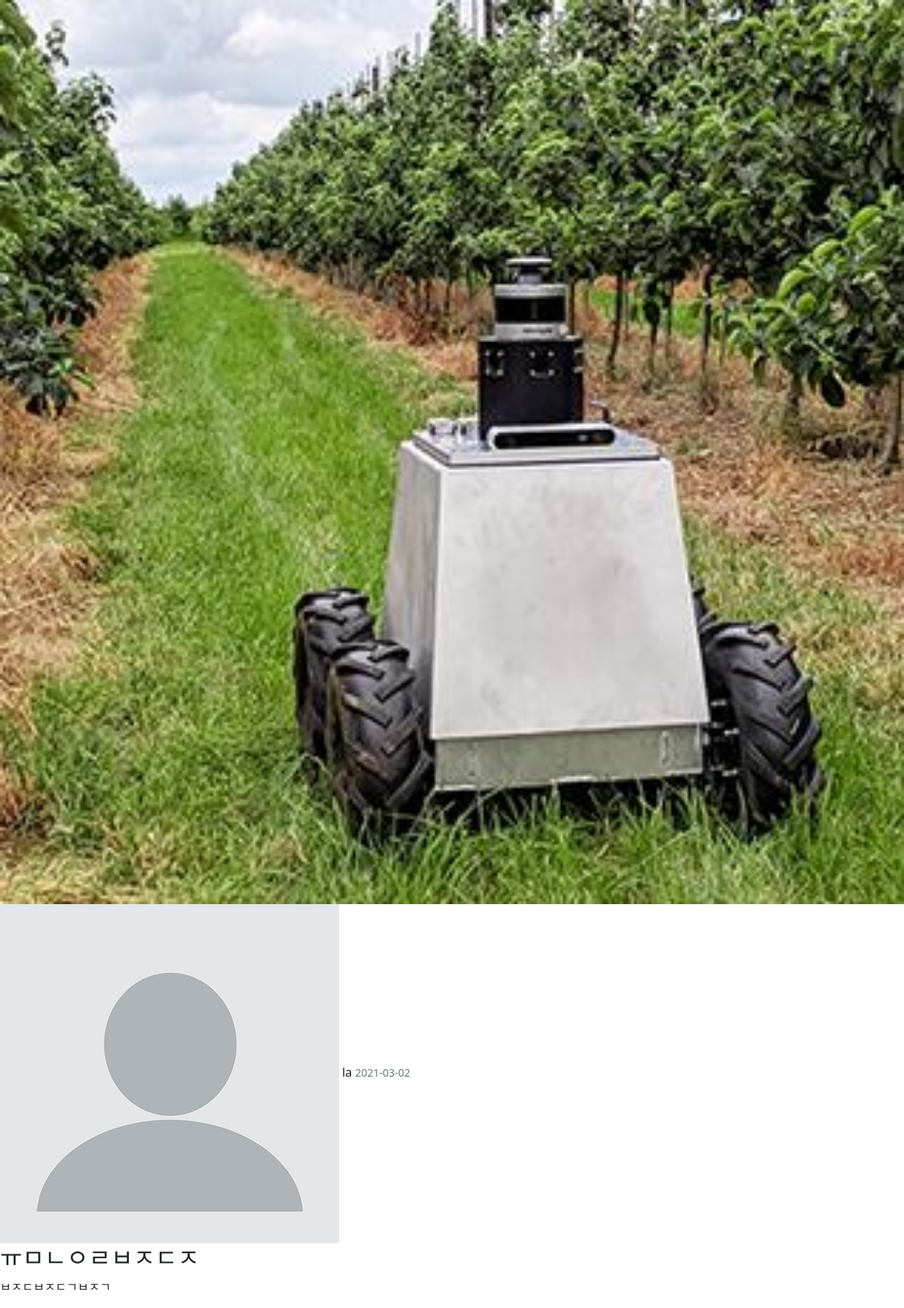
Screenshot of /post/2 with the database file from the repository.
### kozha/models.py (models this page shows, shortened)
class Post(db.Model):
    id = db.Column(db.Integer, primary_key=True)
    title = db.Column(db.String(100), nullable=False)
    date_posted = db.Column(db.DateTime, nullable=False, default=datetime.utcnow())
    content = db.Column(db.Text, nullable=False)
    style = db.Column(db.String(30), nullable=False, default='베이직')
    tags = db.relationship('Hashtag', secondary=tags, backref=db.backref('tagging', lazy='dynamic'))
    content_img = db.Column(db.String(20), nullable=False, default='dummy_post.jpg')
    user_id = db.Column(db.Integer, db.ForeignKey('user.id'), nullable=False)

class User(db.Model, UserMixin):
    id = db.Column(db.Integer, primary_key=True)
    username = db.Column(db.String(20), unique=True, nullable=False)
    email = db.Column(db.String(120), unique=True, nullable=False)
    image_file = db.Column(db.String(20), nullable = False, default='dummy.jpg')
    password = db.Column(db.String(60), nullable=False)
    style = db.Column(db.String(30), nullable=False, default='베이직')
    posts = db.relationship('Post', backref='author', lazy=True)
    profile = db.Column(db.Text(), default='User Profile')

### kozha/routes.py (the view)
@app.route("/post/<int:post_id>")
def post(post_id):
    post = Post.query.get_or_404(post_id) # 존재하지않으면 404에러 반환
    return render_template('post.html',title='post.title', post=post)

### kozha/templates/post.html (shortened to what this page needs)
<!DOCTYPE html>
<html lang="en">
<head>
    <link href="https://cdn.jsdelivr.net/npm/bootstrap@5.0.0-beta1/dist/css/bootstrap.min.css" rel="stylesheet"
>
    <link rel="stylesheet" href="{{ url_for('static',filename='css/login_upload.css') }}" />
</head>
<body>
    <article class="media content-section">
        <div class="media-body">
            <div class="article-metadata">
                <img class="box-image" src="{{ url_for('static', filename='update_pics/'+ post.content_img) }}">
                <img class="" src="{{ url_for('static', filename='profile_pics/'+ post.author.image_file) }}">
                <a class="mr-2" href="#">{{ post.author.username }}</a>
                <small class="text-muted">{{ post.date_posted.strftime('%Y-%m-%d') }}</small>
            </div>
            <h2 class="">{{ post.title }}</a></h2>
            <p class="article-content">{{ post.content }}</p>
        </div>
    </article>
</body>
</html>

### kozha/static/css/login_upload.css (style rules this page uses)
body { position: relative; margin: 0; height: 100%; }
a { text-decoration: none; color: inherit; }
.box-image { width: 100%; }

### rows the page displays
Post: content_img (picture), date_posted "2021-03-02", title "ㅠㅁㄴㅇㄹㅂㅈㄷㅈ", content "ㅂㅈㄷㅂㅈㄷㄱㅂㅈㄱ"
User: image_file (placeholder picture), author.username "la"
